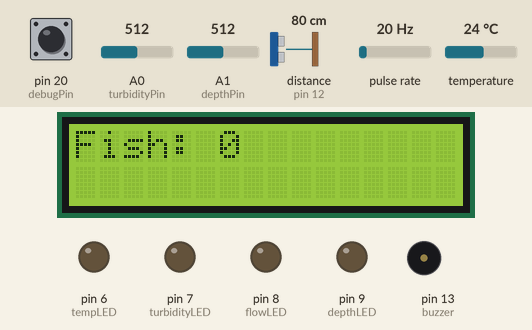
Simulated run of this sketch. Board: Arduino Mega 2560, built with avr-gcc and run on an emulated ATmega2560. Parts: 16×2 character LCD, output pins drawn as LEDs (lit = HIGH), buzzer (waves = sounding, pin HIGH). Wiring (inferred from the names in the program): pulse sensor: data pin 2. Dashed ring = blinking. Inputs (shaded band) come from the test bench; at power-on: distance to the obstacle (sensor on pin 12) 80 cm, A0 (turbidityPin) = 512, temperature 24 °C, A1 (depthPin) = 512, pulse rate 20 Hz, pin 20 (debugPin) HIGH. The echo pulse lasts 58.3 µs per cm; what the sketch prints to the serial monitor is not drawn.

Above: at 1.2 s.
1.3 s: distance to the obstacle (sensor on pin 12) set to 2 cm
At 2.3 s:
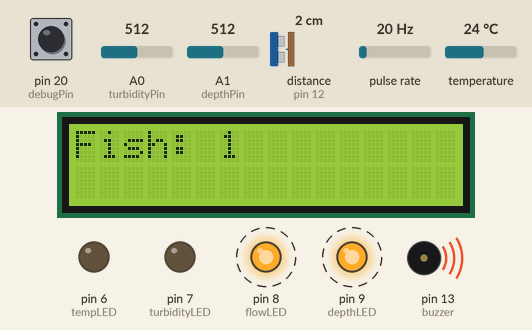
5.0 s: A0 (turbidityPin) set to 481
At 8.5 s:
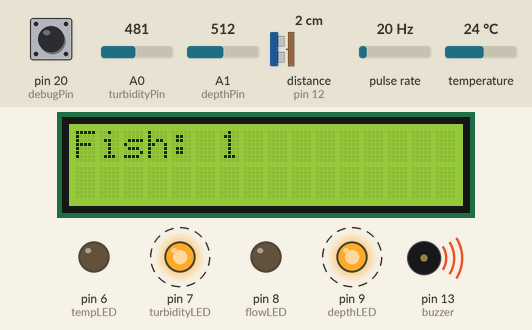
8.7 s: temperature set to 26.2 °C
10.9 s: temperature set to 27.5 °C
At 11.9 s:
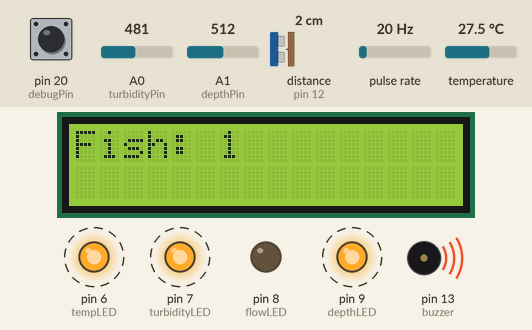
14.6 s: A1 (depthPin) set to 30
At 18.2 s:
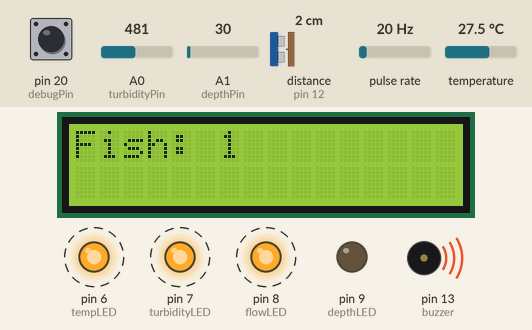
18.3 s: pulse rate (sensor on pin 2) set to 18 Hz
At 20.1 s:
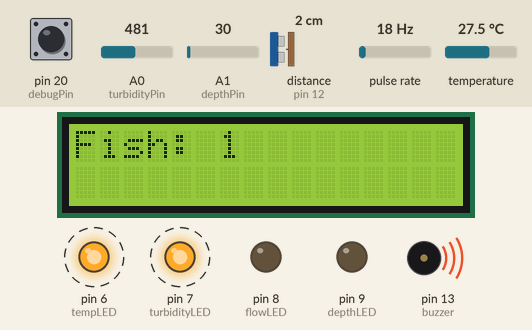
Timing chart, 0 to 23.0 s (numbered marks = the images above; inputs shaded):
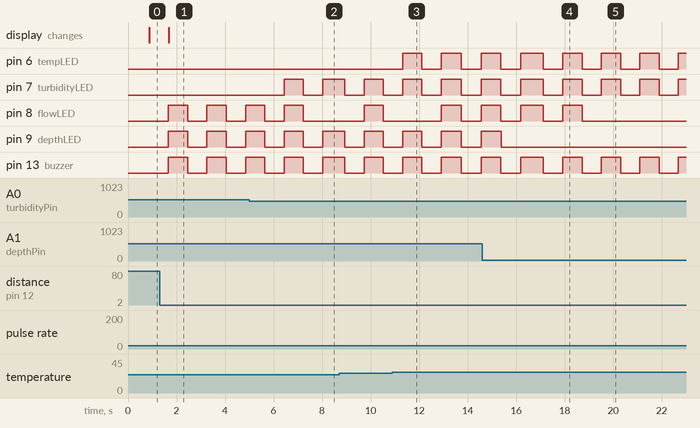

The sketch:

innovation_project.ino
```cpp
#include <OneWire.h>
#include <DallasTemperature.h>
#include "SR04.h"
#include <SoftwareSerial.h>
#include <LiquidCrystal.h>
/* Danger values */
#define DEPTH_DANGER 180

// Temperature where we need to alert
#define TEMPERATURE_DANGER 80

//Flow rate where we need to alert
#define FLOW_DANGER 250

// Turbidity value where we need to alert
#define TURBIDITY_DANGER 500

// Distance to the wall where ultrasonic sensor is facing.
#define WALL_DISTANCE 8
/* Depth sensor */
int depth = 0;
int depthPin = A1;

/* Temperature sensor */
// Data wire is connected to the Arduino digital pin 4
#define ONE_WIRE_BUS 4

// Setup a oneWire instance to communicate with any OneWire devices
OneWire oneWire(ONE_WIRE_BUS);

// Pass our oneWire reference to Dallas Temperature sensor
DallasTemperature tempSensor(&oneWire);

float temperature;


/* Flow sensor */
/*YF- S201 water Flow sensor code for Arduino */
const int flowPin = 2;

volatile int  pulseCount;
unsigned int  literPerHour;
unsigned long currentTime, loopTime;


/*Turbidity*/
int turbidityPin = A0;
int turbidity = 0;


/* Ultrasonic */
#define ULTRASONIC_TRIG_PIN 12
#define ULTRASONIC_ECHO_PIN 11
SR04 fishSensor = SR04(ULTRASONIC_ECHO_PIN,ULTRASONIC_TRIG_PIN);

// Keep current and previous value to be able to compare and find out when fish is seen.
long fishDistance;
long prevFishDistance;
int fishCount = 0;


/* Status LEDs */
int tempLED = 6;
int turbidityLED = 7;
int flowLED = 8;
int depthLED = 9;

/* Buzzer */
int buzzer = 13;

//Value used to switch LED and buzzer to on and off.
bool valLEDBuzzer;


/* LCD */
LiquidCrystal lcd(5, 3, 10, 14, 15, 16);

/* Debugging */
// If this pin is not connected, we run in regular mode.
// If pin is connected to ground, we run in debug mode where we print sensr values.
int debugPin = 20;
bool debugMode = true;
int loopCount = 0;
void setup() {

  /* Set up buzzer */
  pinMode(buzzer, OUTPUT);

  /* Set up depth sensor */
  pinMode(depthPin, INPUT);

  /* Start up the temperature library */
  tempSensor.begin();

  /* Set up flow sensor */
  pinMode(flowPin, INPUT);
  attachInterrupt(0, detectRisingEdge, RISING);
  currentTime = millis();
  loopTime = currentTime;

  /* Set up turbidity sensor */
  pinMode(turbidityPin, INPUT);

  /* Set up Serial connection to computer */
  Serial.begin(9600);

  /* Set up Bluetooth connection */
  Serial1.begin(9600);

  /* Set Up LEDS */
  pinMode(tempLED,OUTPUT);
  pinMode(turbidityLED, OUTPUT);
  pinMode(flowLED, OUTPUT);
  pinMode(depthLED, OUTPUT);

  /* Set up LCD */
  lcd.begin(16,2);

  /* Set up debug pin */
  pinMode(debugPin, INPUT_PULLUP);
}

void processDepth(){
  /* Reads the depth sensor - save it into depth variable, so we can use later. */
  depth = analogRead(depthPin);
}

void processTemp(){
  /* Read the temperature sensor - save it into temperature variable, so we can use later.  */
  tempSensor.requestTemperatures();
  temperature = tempSensor.getTempFByIndex(0);
}

void processFlow(){
  /* Read the flow sensor - save it into literPerHour variable, so we can use later. */
  currentTime = millis();
   if(currentTime >= (loopTime + 1000))
   {
      loopTime = currentTime;
      literPerHour = (pulseCount * 60 / 7.5);
      pulseCount = 0;
   }

}

void detectRisingEdge ()
{
  /* This is called when the flow sensor interrupts arduino. */
  pulseCount++;
}

void processTurbidity ()
{
  /* Read the turbidity sensor - save it into turbidity variable, so we can use later. */
  turbidity = analogRead(turbidityPin);
}
void processFish ()
{
  /* Read the ultrasonic sensor and detect when a fish is found. */
  fishDistance = fishSensor.Distance();
  if ((fishDistance < WALL_DISTANCE) && (prevFishDistance > WALL_DISTANCE)) {
    Serial.println("fish found");
    Serial1.println("fish found");
    fishCount++;
  }
  prevFishDistance = fishDistance;
}
void playBuzzer ()
{
  if ((depth > DEPTH_DANGER) || (literPerHour > FLOW_DANGER) ||
      (turbidity < TURBIDITY_DANGER) || (temperature > TEMPERATURE_DANGER)){
    digitalWrite(buzzer, valLEDBuzzer);
  } else {
    digitalWrite(buzzer, LOW);
  }
}

void blinkTempLED ()
{
  if (temperature > TEMPERATURE_DANGER) {
    digitalWrite(tempLED,valLEDBuzzer);
    Serial1.println("Temperature is too hot!");
  } else {

    digitalWrite(tempLED, LOW);
  }
}
void blinkTurbidityLED ()
{
  if (turbidity < TURBIDITY_DANGER){
    digitalWrite(turbidityLED, valLEDBuzzer);
    Serial.println("Water is too dirty!");
    Serial1.println("Water is too dirty!");
  } else {
    digitalWrite(turbidityLED, LOW);
  }

}
void blinkFlowLED ()
{
  if (literPerHour > FLOW_DANGER){
    digitalWrite(flowLED, valLEDBuzzer);
    Serial.println("Water flow is too fast!");
    Serial1.println("Water flow is too fast!");
  } else {
    digitalWrite(flowLED, LOW);
  }

}
void blinkDepthLED ()
{
  if (depth > DEPTH_DANGER) {
    //Alert
    digitalWrite (depthLED, valLEDBuzzer);
    Serial.println("Water is too deep!");
    Serial1.println("Water is too deep!");
  } else {
    digitalWrite (depthLED, LOW);
  }
}

void writeToBluetooth()
{

  //In debug mode: Print depth, flow, temp, turbidity and fish count(ultrasonic sensor) in one line.
  //Always print the danger info and when fish count increases.
  loopCount++;
  if (loopCount == 10) {
    /* Computer */
    Serial.print("Flow rate: ");
    Serial.print(literPerHour);
    Serial.print(" liters/hour, Depth: ");
    Serial.print(depth);
    Serial.print(" cm, Temperature: ");
    Serial.print(temperature);
    Serial.print("F, Turbidity: ");
    Serial.print(turbidity);
    Serial.print(", Fish count: ");
    Serial.println(fishCount);

    /* Bluetooth */
    Serial1.print("Flow rate: ");
    Serial1.print(literPerHour);
    Serial1.print(" liters/hour, Depth: ");
    Serial1.print(depth);
    Serial1.print(" cm, Temperature: ");
    Serial1.print(temperature);
    Serial1.print("F, Turbidity: ");
    Serial1.print(turbidity);
    Serial1.print(", Fish distance: ");
    Serial1.print(fishDistance);
    Serial1.print(", Fish count: ");
    Serial1.println(fishCount);
    loopCount = 0;
  }

}

void writeLCD()
{
  lcd.clear();
  lcd.print("Fish:");
  lcd.setCursor(6,0);
  lcd.print(fishCount);
  if (debugMode == LOW) {
    lcd.setCursor(0,1);
    lcd.print(literPerHour);

    lcd.print(",");
    lcd.print(depth);
    lcd.print(",");
    lcd.print(temperature);

    lcd.print(",");
    lcd.print(turbidity);
    lcd.print(",");
    lcd.print(fishDistance);
  }

}
void loop() {
  debugMode = digitalRead(debugPin);
  //Serial.write("\n\n\n\n\n\n\n");
  processDepth();
  processTemp();
  processFlow();
  processTurbidity();
  processFish();
  playBuzzer();

  blinkTempLED();
  blinkTurbidityLED();
  blinkFlowLED ();
  blinkDepthLED ();

  writeToBluetooth();
  writeLCD();


  valLEDBuzzer = !valLEDBuzzer;

}
```

Measured:
- the behaviour switches between 500 and 499 on A0 (turbidityPin) (found by bisection; images 1 and 2)
- the behaviour switches between 26.6 and 26.7 °C on temperature (found by bisection; images 2 and 3)
- the behaviour switches between 20 and 19 Hz on pulse rate (sensor on pin 2) (found by bisection; images 4 and 5)
- after the input at 1.3 s, the display: changes after 0.37 s (image 1)
- after the input at 5.0 s, pin 7 (turbidityLED): LOW → HIGH after 1.4 s, → LOW 0.79 s later, → HIGH 0.79 s later
- after the input at 10.9 s, pin 6 (tempLED): alternates HIGH for 0.81 s and LOW for 0.81 s, starting after 0.42 s
- after the input at 14.6 s, pin 9 (depthLED): goes on until 15.4 s, then stays LOW
- after the input at 18.3 s, pin 8 (flowLED): goes on until 18.7 s, then stays LOW
